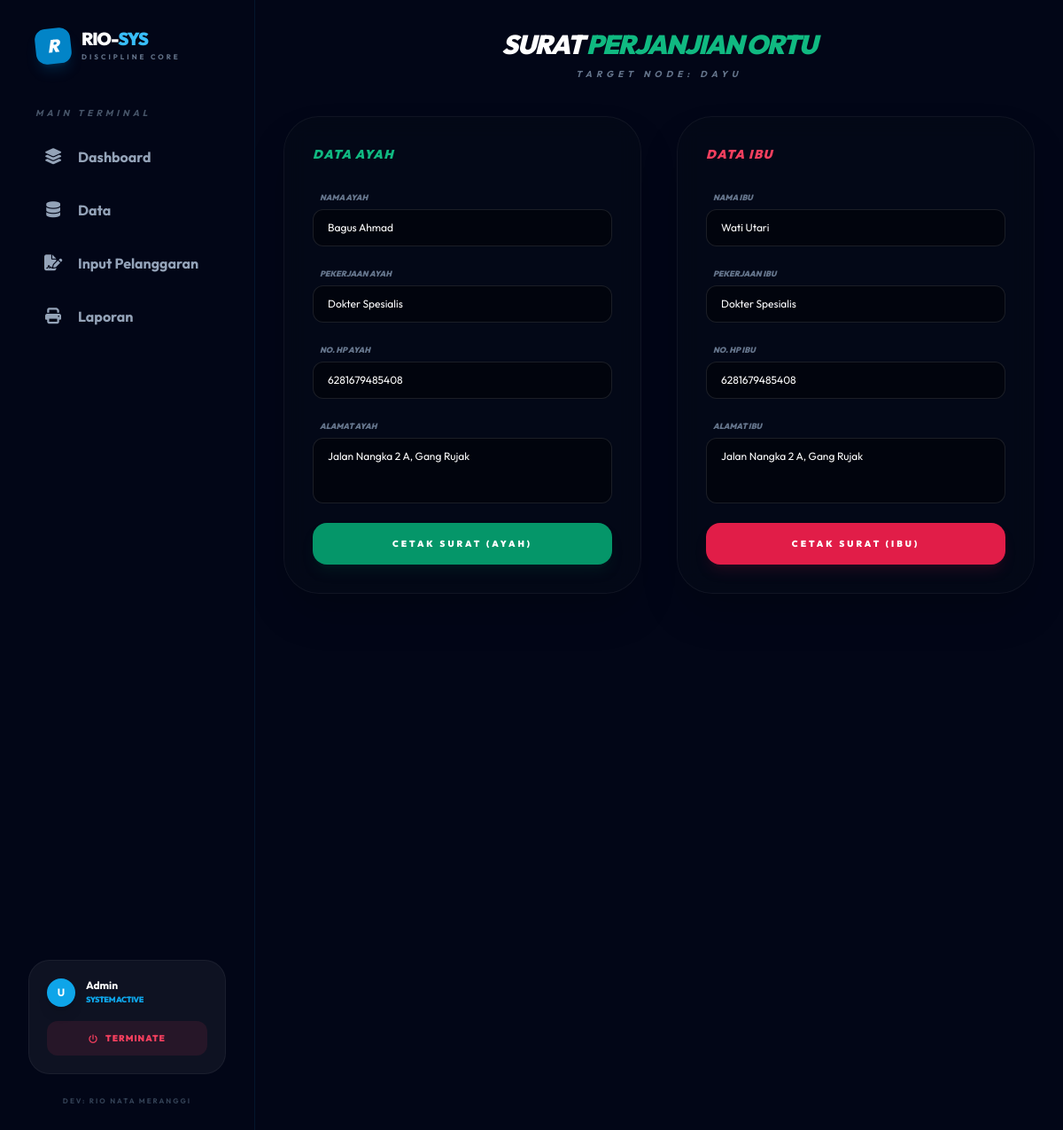
Screenshot of /core/buat_surat_perjanjian.php?nis=9126 with the database file from the repository.
### tables this page shows
CREATE TABLE `siswa` (
  `nis` int NOT NULL,
  `nama_siswa` varchar(50) DEFAULT NULL,
  `jenis_kelamin` enum('Laki - Laki','Perempuan') DEFAULT NULL,
  `alamat` varchar(100) DEFAULT NULL,
  `password` varchar(70) DEFAULT NULL,
  `status` enum('aktif','tidak_aktif','lulus','pindah') DEFAULT NULL,
  `id_ortu_wali` int DEFAULT NULL,
  `id_kelas` int DEFAULT NULL
);

CREATE TABLE `ortu_wali` (
  `id_ortu_wali` int NOT NULL,
  `ayah` varchar(50) DEFAULT NULL,
  `ibu` varchar(50) DEFAULT NULL,
  `wali` varchar(50) DEFAULT NULL,
  `pekerjaan_ayah` varchar(50) DEFAULT NULL,
  `pekerjaan_ibu` varchar(50) DEFAULT NULL,
  `pekerjaan_wali` varchar(50) DEFAULT NULL,
  `no_telp_ayah` varchar(16) DEFAULT NULL,
  `no_telp_ibu` varchar(16) DEFAULT NULL,
  `no_telp_wali` varchar(16) DEFAULT NULL,
  `alamat_ayah` varchar(100) DEFAULT NULL,
  `alamat_ibu` varchar(100) DEFAULT NULL,
  `alamat_wali` varchar(100) DEFAULT NULL
);

### core/buat_surat_perjanjian.php (the view, shortened to what this page needs)
<?php
include "../config/config.php";
include "../includes/header.php";
$nis = mysqli_real_escape_string($conn, $_GET['nis']);
$sql = "SELECT siswa.*, ortu_wali.ayah, ortu_wali.ibu, ortu_wali.pekerjaan_ayah,
               ortu_wali.pekerjaan_ibu, ortu_wali.no_telp_ayah, ortu_wali.no_telp_ibu, ortu_wali.alamat_ayah
        FROM siswa
        LEFT JOIN ortu_wali ON siswa.id_ortu_wali = ortu_wali.id_ortu_wali
        WHERE siswa.nis = '$nis'";
$query = mysqli_query($conn, $sql);
$s = mysqli_fetch_array($query);
?>
<div class="p-8 space-y-10">
    <div class="text-center">
        <h1 class="text-3xl font-black text-white uppercase italic tracking-tighter">Surat <span class="text-emerald-500">Perjanjian Ortu</span></h1>
        <p class="text-slate-500 text-[10px] font-bold uppercase tracking-[5px] mt-2 italic">
            Target Node: <?= $s ? $s['nama_siswa'] : 'Unknown' ?>
        </p>
    </div>
    <div class="grid grid-cols-1 md:grid-cols-2 gap-10 max-w-6xl mx-auto">
        <div class="bg-[#050a18]/60 border border-white/5 p-8 rounded-[2.5rem] shadow-2xl backdrop-blur-md">
            <h3 class="text-emerald-500 font-black uppercase italic text-sm mb-6 tracking-widest">Data Ayah</h3>
            <form action="proses_cetak_perjanjian.php" method="POST" class="space-y-4">
                <div class="space-y-1">
                    <label class="text-[9px] font-black text-slate-500 uppercase ml-2 italic">Nama Ayah</label>
                    <input type="text" name="nama_ortu" value="<?= $s['ayah'] ?? '' ?>" class="w-full bg-black/40 border border-white/10 rounded-xl px-4 py-3 text-xs text-white outline-none focus:border-emerald-500 transition-all">
                </div>
                <div class="space-y-1">
                    <label class="text-[9px] font-black text-slate-500 uppercase ml-2 italic">Pekerjaan Ayah</label>
                    <input type="text" name="pekerjaan" value="<?= $s['pekerjaan_ayah'] ?? '' ?>" class="w-full bg-black/40 border border-white/10 rounded-xl px-4 py-3 text-xs text-white outline-none focus:border-emerald-500 transition-all">
                </div>
                <div class="space-y-1">
                    <label class="text-[9px] font-black text-slate-500 uppercase ml-2 italic">No. HP Ayah</label>
                    <input type="text" name="no_hp" value="<?= $s['no_telp_ayah'] ?? '' ?>" class="w-full bg-black/40 border border-white/10 rounded-xl px-4 py-3 text-xs text-white outline-none focus:border-emerald-500 transition-all">
                </div>
                <div class="space-y-1">
                    <label class="text-[9px] font-black text-slate-500 uppercase ml-2 italic">Alamat Ayah</label>
                    <textarea name="alamat" rows="3" class="w-full bg-black/40 border border-white/10 rounded-xl px-4 py-3 text-xs text-white outline-none focus:border-emerald-500 transition-all resize-none"><?= $s['alamat_ayah'] ?? '' ?></textarea>
                </div>
                <button type="submit" class="w-full mt-4 py-4 bg-emerald-600 hover:bg-emerald-500 text-white text-[10px] font-black uppercase tracking-[3px] rounded-2xl shadow-lg shadow-emerald-900/20">Cetak Surat (Ayah)</button>
            </form>
        </div>
        <div class="bg-[#050a18]/60 border border-white/5 p-8 rounded-[2.5rem] shadow-2xl backdrop-blur-md">
            <h3 class="text-rose-500 font-black uppercase italic text-sm mb-6 tracking-widest">Data Ibu</h3>
            <form action="proses_cetak_perjanjian.php" method="POST" class="space-y-4">
                <div class="space-y-1">
                    <label class="text-[9px] font-black text-slate-500 uppercase ml-2 italic">Nama Ibu</label>
                    <input type="text" name="nama_ortu" value="<?= $s['ibu'] ?? '' ?>" class="w-full bg-black/40 border border-white/10 rounded-xl px-4 py-3 text-xs text-white outline-none focus:border-rose-500 transition-all">
                </div>
                <div class="space-y-1">
                    <label class="text-[9px] font-black text-slate-500 uppercase ml-2 italic">Pekerjaan Ibu</label>
                    <input type="text" name="pekerjaan" value="<?= $s['pekerjaan_ibu'] ?? '' ?>" class="w-full bg-black/40 border border-white/10 rounded-xl px-4 py-3 text-xs text-white outline-none focus:border-rose-500 transition-all">
                </div>
                <div class="space-y-1">
                    <label class="text-[9px] font-black text-slate-500 uppercase ml-2 italic">No. HP Ibu</label>
                    <input type="text" name="no_hp" value="<?= $s['no_telp_ibu'] ?? '' ?>" class="w-full bg-black/40 border border-white/10 rounded-xl px-4 py-3 text-xs text-white outline-none focus:border-rose-500 transition-all">
                </div>
                <div class="space-y-1">
                    <label class="text-[9px] font-black text-slate-500 uppercase ml-2 italic">Alamat Ibu</label>
                    <textarea name="alamat" rows="3" class="w-full bg-black/40 border border-white/10 rounded-xl px-4 py-3 text-xs text-white outline-none focus:border-rose-500 transition-all resize-none"><?= $s['alamat_ayah'] ?? '' ?></textarea>
                </div>
                <button type="submit" class="w-full mt-4 py-4 bg-rose-600 hover:bg-rose-500 text-white text-[10px] font-black uppercase tracking-[3px] rounded-2xl shadow-lg shadow-rose-900/20">Cetak Surat (Ibu)</button>
            </form>
        </div>
    </div>
</div>
<?php include "../includes/footer.php"; ?>

### includes/header.php (style rules this page uses)
body { font-family: 'Outfit', sans-serif; background-color: #020617; overflow-x: hidden; }

### rows the page displays
siswa: nama_siswa "DAYU", nama_ortu "Bagus Ahmad", pekerjaan "Dokter Spesialis", no_hp "6281679485408", alamat "Jalan Nangka 2 A, Gang Rujak", nama_ortu "Wati Utari"

### other values shown
substr($_SESSION['username'] ?? 'U', 0, 1) "U"
$_SESSION['username'] "Admin"
